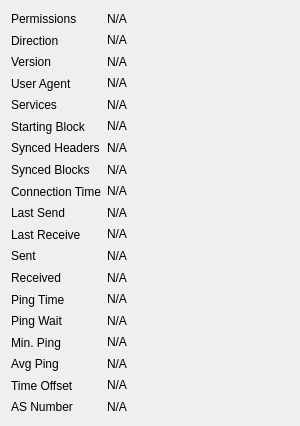
             <widget class="QWidget" name="detailWidget">
              <property name="geometry">
               <rect>
                <x>0</x>
                <y>0</y>
                <width>300</width>
                <height>426</height>
               </rect>
              </property>
              <layout class="QGridLayout" name="gridLayout_2" columnstretch="0,1">
               <item row="0" column="0">
                <widget class="QLabel" name="label_30">
                 <property name="text">
                  <string>Permissions</string>
                 </property>
                </widget>
               </item>
               <item row="0" column="1">
                <widget class="QLabel" name="peerPermissions">
                 <property name="cursor">
                  <cursorShape>IBeamCursor</cursorShape>
                 </property>
                 <property name="text">
                  <string>N/A</string>
                 </property>
                 <property name="textFormat">
                  <enum>Qt::PlainText</enum>
                 </property>
                 <property name="textInteractionFlags">
                  <set>Qt::LinksAccessibleByMouse|Qt::TextSelectableByKeyboard|Qt::TextSelectableByMouse</set>
                 </property>
                </widget>
               </item>
               <item row="1" column="0">
                <widget class="QLabel" name="label_23">
                 <property name="text">
                  <string>Direction</string>
                 </property>
                </widget>
               </item>
               <item row="1" column="1">
                <widget class="QLabel" name="peerDirection">
                 <property name="cursor">
                  <cursorShape>IBeamCursor</cursorShape>
                 </property>
                 <property name="text">
                  <string>N/A</string>
                 </property>
                 <property name="textFormat">
                  <enum>Qt::PlainText</enum>
                 </property>
                 <property name="textInteractionFlags">
                  <set>Qt::LinksAccessibleByMouse|Qt::TextSelectableByKeyboard|Qt::TextSelectableByMouse</set>
                 </property>
                </widget>
               </item>
               <item row="2" column="0">
                <widget class="QLabel" name="label_21">
                 <property name="text">
                  <string>Version</string>
                 </property>
                </widget>
               </item>
               <item row="2" column="1">
                <widget class="QLabel" name="peerVersion">
                 <property name="cursor">
                  <cursorShape>IBeamCursor</cursorShape>
                 </property>
                 <property name="text">
                  <string>N/A</string>
                 </property>
                 <property name="textFormat">
                  <enum>Qt::PlainText</enum>
                 </property>
                 <property name="textInteractionFlags">
                  <set>Qt::LinksAccessibleByMouse|Qt::TextSelectableByKeyboard|Qt::TextSelectableByMouse</set>
                 </property>
                </widget>
               </item>
               <item row="3" column="0">
                <widget class="QLabel" name="label_28">
                 <property name="text">
                  <string>User Agent</string>
                 </property>
                </widget>
               </item>
               <item row="3" column="1">
                <widget class="QLabel" name="peerSubversion">
                 <property name="cursor">
                  <cursorShape>IBeamCursor</cursorShape>
                 </property>
                 <property name="text">
                  <string>N/A</string>
                 </property>
                 <property name="textFormat">
                  <enum>Qt::PlainText</enum>
                 </property>
                 <property name="textInteractionFlags">
                  <set>Qt::LinksAccessibleByMouse|Qt::TextSelectableByKeyboard|Qt::TextSelectableByMouse</set>
                 </property>
                </widget>
               </item>
               <item row="4" column="0">
                <widget class="QLabel" name="label_4">
                 <property name="text">
                  <string>Services</string>
                 </property>
                </widget>
               </item>
               <item row="4" column="1">
                <widget class="QLabel" name="peerServices">
                 <property name="cursor">
                  <cursorShape>IBeamCursor</cursorShape>
                 </property>
                 <property name="text">
                  <string>N/A</string>
                 </property>
                 <property name="textFormat">
                  <enum>Qt::PlainText</enum>
                 </property>
                 <property name="textInteractionFlags">
                  <set>Qt::LinksAccessibleByMouse|Qt::TextSelectableByKeyboard|Qt::TextSelectableByMouse</set>
                 </property>
                </widget>
               </item>
               <item row="5" column="0">
                <widget class="QLabel" name="label_29">
                 <property name="text">
                  <string>Starting Block</string>
                 </property>
                </widget>
               </item>
               <item row="5" column="1">
                <widget class="QLabel" name="peerHeight">
                 <property name="cursor">
                  <cursorShape>IBeamCursor</cursorShape>
                 </property>
                 <property name="text">
                  <string>N/A</string>
                 </property>
                 <property name="textFormat">
                  <enum>Qt::PlainText</enum>
                 </property>
                 <property name="textInteractionFlags">
                  <set>Qt::LinksAccessibleByMouse|Qt::TextSelectableByKeyboard|Qt::TextSelectableByMouse</set>
                 </property>
                </widget>
               </item>
               <item row="6" column="0">
                <widget class="QLabel" name="label_27">
                 <property name="text">
                  <string>Synced Headers</string>
                 </property>
                </widget>
               </item>
               <item row="6" column="1">
                <widget class="QLabel" name="peerSyncHeight">
                 <property name="cursor">
                  <cursorShape>IBeamCursor</cursorShape>
                 </property>
                 <property name="text">
                  <string>N/A</string>
                 </property>
                 <property name="textFormat">
                  <enum>Qt::PlainText</enum>
                 </property>
                 <property name="textInteractionFlags">
                  <set>Qt::LinksAccessibleByMouse|Qt::TextSelectableByKeyboard|Qt::TextSelectableByMouse</set>
                 </property>
                </widget>
               </item>
               <item row="7" column="0">
                <widget class="QLabel" name="label_25">
                 <property name="text">
                  <string>Synced Blocks</string>
                 </property>
                </widget>
               </item>
               <item row="7" column="1">
                <widget class="QLabel" name="peerCommonHeight">
                 <property name="cursor">
                  <cursorShape>IBeamCursor</cursorShape>
                 </property>
                 <property name="text">
                  <string>N/A</string>
                 </property>
                 <property name="textFormat">
                  <enum>Qt::PlainText</enum>
                 </property>
                 <property name="textInteractionFlags">
                  <set>Qt::LinksAccessibleByMouse|Qt::TextSelectableByKeyboard|Qt::TextSelectableByMouse</set>
                 </property>
                </widget>
               </item>
               <item row="8" column="0">
                <widget class="QLabel" name="label_22">
                 <property name="text">
                  <string>Connection Time</string>
                 </property>
                </widget>
               </item>
               <item row="8" column="1">
                <widget class="QLabel" name="peerConnTime">
                 <property name="cursor">
                  <cursorShape>IBeamCursor</cursorShape>
                 </property>
                 <property name="text">
                  <string>N/A</string>
                 </property>
                 <property name="textFormat">
                  <enum>Qt::PlainText</enum>
                 </property>
                 <property name="textInteractionFlags">
                  <set>Qt::LinksAccessibleByMouse|Qt::TextSelectableByKeyboard|Qt::TextSelectableByMouse</set>
                 </property>
                </widget>
               </item>
               <item row="9" column="0">
                <widget class="QLabel" name="label_15">
                 <property name="text">
                  <string>Last Send</string>
                 </property>
                </widget>
               </item>
               <item row="9" column="1">
                <widget class="QLabel" name="peerLastSend">
                 <property name="cursor">
                  <cursorShape>IBeamCursor</cursorShape>
                 </property>
                 <property name="text">
                  <string>N/A</string>
                 </property>
                 <property name="textFormat">
                  <enum>Qt::PlainText</enum>
                 </property>
                 <property name="textInteractionFlags">
                  <set>Qt::LinksAccessibleByMouse|Qt::TextSelectableByKeyboard|Qt::TextSelectableByMouse</set>
                 </property>
                </widget>
               </item>
               <item row="10" column="0">
                <widget class="QLabel" name="label_19">
                 <property name="text">
                  <string>Last Receive</string>
                 </property>
                </widget>
               </item>
               <item row="10" column="1">
                <widget class="QLabel" name="peerLastRecv">
                 <property name="cursor">
                  <cursorShape>IBeamCursor</cursorShape>
                 </property>
                 <property name="text">
                  <string>N/A</string>
                 </property>
                 <property name="textFormat">
                  <enum>Qt::PlainText</enum>
                 </property>
                 <property name="textInteractionFlags">
                  <set>Qt::LinksAccessibleByMouse|Qt::TextSelectableByKeyboard|Qt::TextSelectableByMouse</set>
                 </property>
                </widget>
               </item>
               <item row="11" column="0">
                <widget class="QLabel" name="label_18">
                 <property name="text">
                  <string>Sent</string>
                 </property>
                </widget>
               </item>
               <item row="11" column="1">
                <widget class="QLabel" name="peerBytesSent">
                 <property name="cursor">
                  <cursorShape>IBeamCursor</cursorShape>
                 </property>
                 <property name="text">
                  <string>N/A</string>
                 </property>
                 <property name="textFormat">
                  <enum>Qt::PlainText</enum>
                 </property>
                 <property name="textInteractionFlags">
                  <set>Qt::LinksAccessibleByMouse|Qt::TextSelectableByKeyboard|Qt::TextSelectableByMouse</set>
                 </property>
                </widget>
               </item>
               <item row="12" column="0">
                <widget class="QLabel" name="label_20">
                 <property name="text">
                  <string>Received</string>
                 </property>
                </widget>
               </item>
               <item row="12" column="1">
                <widget class="QLabel" name="peerBytesRecv">
                 <property name="cursor">
                  <cursorShape>IBeamCursor</cursorShape>
                 </property>
                 <property name="text">
                  <string>N/A</string>
                 </property>
                 <property name="textFormat">
                  <enum>Qt::PlainText</enum>
                 </property>
                 <property name="textInteractionFlags">
                  <set>Qt::LinksAccessibleByMouse|Qt::TextSelectableByKeyboard|Qt::TextSelectableByMouse</set>
                 </property>
                </widget>
               </item>
               <item row="13" column="0">
                <widget class="QLabel" name="label_26">
                 <property name="text">
                  <string>Ping Time</string>
                 </property>
                </widget>
               </item>
               <item row="13" column="1">
                <widget class="QLabel" name="peerPingTime">
                 <property name="cursor">
                  <cursorShape>IBeamCursor</cursorShape>
                 </property>
                 <property name="text">
                  <string>N/A</string>
                 </property>
                 <property name="textFormat">
                  <enum>Qt::PlainText</enum>
                 </property>
                 <property name="textInteractionFlags">
                  <set>Qt::LinksAccessibleByMouse|Qt::TextSelectableByKeyboard|Qt::TextSelectableByMouse</set>
                 </property>
                </widget>
               </item>
               <item row="14" column="0">
                <widget class="QLabel" name="peerPingWaitLabel">
                 <property name="toolTip">
                  <string>The duration of a currently outstanding ping.</string>
                 </property>
                 <property name="text">
                  <string>Ping Wait</string>
                 </property>
                </widget>
               </item>
               <item row="14" column="1">
                <widget class="QLabel" name="peerPingWait">
                 <property name="cursor">
                  <cursorShape>IBeamCursor</cursorShape>
                 </property>
                 <property name="text">
                  <string>N/A</string>
                 </property>
                 <property name="textFormat">
                  <enum>Qt::PlainText</enum>
                 </property>
                 <property name="textInteractionFlags">
                  <set>Qt::LinksAccessibleByMouse|Qt::TextSelectableByKeyboard|Qt::TextSelectableByMouse</set>
                 </property>
                </widget>
               </item>
               <item row="15" column="0">
                <widget class="QLabel" name="peerMinPingLabel">
                 <property name="text">
                  <string>Min. Ping</string>
                 </property>
                </widget>
               </item>
               <item row="15" column="1">
                <widget class="QLabel" name="peerMinPing">
                 <property name="cursor">
                  <cursorShape>IBeamCursor</cursorShape>
                 </property>
                 <property name="text">
                  <string>N/A</string>
                 </property>
                 <property name="textFormat">
                  <enum>Qt::PlainText</enum>
                 </property>
                 <property name="textInteractionFlags">
                  <set>Qt::LinksAccessibleByMouse|Qt::TextSelectableByKeyboard|Qt::TextSelectableByMouse</set>
                 </property>
                </widget>
               </item>
               <item row="16" column="0">
                <widget class="QLabel" name="peerAvgPingLabel">
                 <property name="toolTip">
                  <string>Average completed ping time for this peer during the current Node window session.</string>
                 </property>
                 <property name="text">
                  <string>Avg Ping</string>
                 </property>
                </widget>
               </item>
               <item row="16" column="1">
                <widget class="QLabel" name="peerAvgPing">
                 <property name="cursor">
                  <cursorShape>IBeamCursor</cursorShape>
                 </property>
                 <property name="toolTip">
                  <string>Average completed ping time for this peer during the current Node window session.</string>
                 </property>
                 <property name="text">
                  <string>N/A</string>
                 </property>
                 <property name="textFormat">
                  <enum>Qt::PlainText</enum>
                 </property>
                 <property name="textInteractionFlags">
                  <set>Qt::LinksAccessibleByMouse|Qt::TextSelectableByKeyboard|Qt::TextSelectableByMouse</set>
                 </property>
                </widget>
               </item>
               <item row="17" column="0">
                <widget class="QLabel" name="label_timeoffset">
                 <property name="text">
                  <string>Time Offset</string>
                 </property>
                </widget>
               </item>
               <item row="17" column="1">
                <widget class="QLabel" name="timeoffset">
                 <property name="cursor">
                  <cursorShape>IBeamCursor</cursorShape>
                 </property>
                 <property name="text">
                  <string>N/A</string>
                 </property>
                 <property name="textFormat">
                  <enum>Qt::PlainText</enum>
                 </property>
                 <property name="textInteractionFlags">
                  <set>Qt::LinksAccessibleByMouse|Qt::TextSelectableByKeyboard|Qt::TextSelectableByMouse</set>
                 </property>
                </widget>
               </item>
               <item row="18" column="0">
                <widget class="QLabel" name="peerMappedASLabel">
                 <property name="toolTip">
                  <string>Autonomous System Number from the node backend or optional IP-to-ASN lookup. This is distinct from service flags.</string>
                 </property>
                 <property name="text">
                  <string>AS Number</string>
                 </property>
                </widget>
               </item>
               <item row="18" column="1">
                <widget class="QLabel" name="peerMappedAS">
                 <property name="cursor">
                  <cursorShape>IBeamCursor</cursorShape>
                 </property>
                 <property name="text">
                  <string>N/A</string>
                 </property>
                 <property name="textFormat">
                  <enum>Qt::PlainText</enum>
                 </property>
                 <property name="textInteractionFlags">
                  <set>Qt::LinksAccessibleByMouse|Qt::TextSelectableByKeyboard|Qt::TextSelectableByMouse</set>
                 </property>
                </widget>
               </item>
              </layout>
             </widget>
